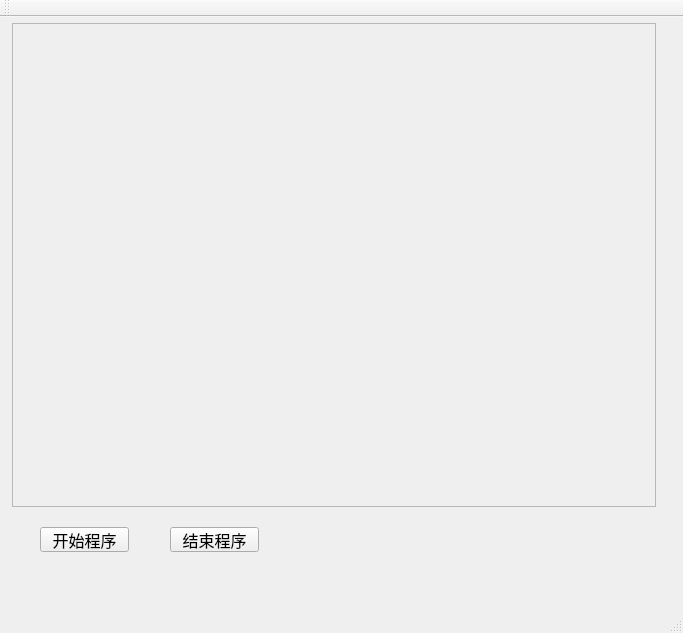
<?xml version="1.0" encoding="UTF-8"?>
<ui version="4.0">
 <class>MainWindow</class>
 <widget class="QMainWindow" name="MainWindow">
  <property name="geometry">
   <rect>
    <x>0</x>
    <y>0</y>
    <width>683</width>
    <height>633</height>
   </rect>
  </property>
  <property name="font">
   <font>
    <pointsize>18</pointsize>
   </font>
  </property>
  <property name="windowTitle">
   <string>MainWindow</string>
  </property>
  <widget class="QWidget" name="centralWidget">
   <widget class="QFrame" name="Label">
    <property name="geometry">
     <rect>
      <x>12</x>
      <y>6</y>
      <width>644</width>
      <height>484</height>
     </rect>
    </property>
    <property name="font">
     <font>
      <pointsize>18</pointsize>
     </font>
    </property>
    <property name="frameShape">
     <enum>QFrame::StyledPanel</enum>
    </property>
    <property name="frameShadow">
     <enum>QFrame::Raised</enum>
    </property>
    <widget class="QLabel" name="frameLabel">
     <property name="geometry">
      <rect>
       <x>12</x>
       <y>6</y>
       <width>642</width>
       <height>482</height>
      </rect>
     </property>
     <property name="text">
      <string/>
     </property>
    </widget>
   </widget>
   <widget class="QPushButton" name="startButton">
    <property name="geometry">
     <rect>
      <x>40</x>
      <y>510</y>
      <width>89</width>
      <height>25</height>
     </rect>
    </property>
    <property name="font">
     <font>
      <pointsize>12</pointsize>
     </font>
    </property>
    <property name="text">
     <string>开始程序</string>
    </property>
   </widget>
   <widget class="QPushButton" name="stopButton">
    <property name="geometry">
     <rect>
      <x>170</x>
      <y>510</y>
      <width>89</width>
      <height>25</height>
     </rect>
    </property>
    <property name="font">
     <font>
      <pointsize>12</pointsize>
     </font>
    </property>
    <property name="text">
     <string>结束程序</string>
    </property>
   </widget>
  </widget>
  <widget class="QMenuBar" name="menuBar">
   <property name="geometry">
    <rect>
     <x>0</x>
     <y>0</y>
     <width>683</width>
     <height>23</height>
    </rect>
   </property>
  </widget>
  <widget class="QToolBar" name="mainToolBar">
   <attribute name="toolBarArea">
    <enum>TopToolBarArea</enum>
   </attribute>
   <attribute name="toolBarBreak">
    <bool>false</bool>
   </attribute>
  </widget>
  <widget class="QStatusBar" name="statusBar"/>
 </widget>
 <layoutdefault spacing="6" margin="11"/>
 <resources/>
 <connections/>
</ui>
